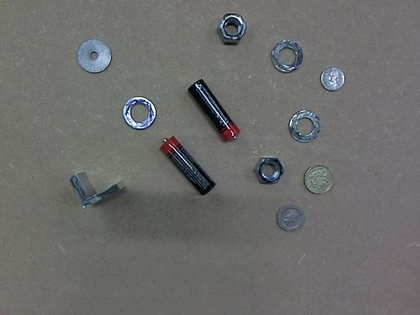
%> input picture segmentation_test2/MachineVision/assign1_1.jpg, 420 x 315 px, shrunk from 640 x 480 before the run
$ octave Conv_and_pooling.m   (GNU Octave 9; MATLAB toolbox functions it lacks are replaced by stand-ins)
%> lines starting %> are read from the running program, lines starting %| are printed output that depends on the picture; in (x1, y1, x2, y2) boxes, pixels count from 0 and x2, y2 are one past the last pixel; in counts of white or black regions, pixels touching at a corner belong together; the program's own positions count from 1
### final_version/max_pooling.m
function [M] = max_pooling(m, m_size)
% given an image m and a size of the pool, perform max pooling wit step
% size equal to the size of the pool over the image. This will reduce the
% images size by the size of the pool (note: if image dimensions and pool
% size are not divisible, some image data will be lost)

    % set the step rate for rows and columns
    pool_r = floor(size(m, 1) / m_size);
    pool_c = floor(size(m, 2) / m_size);

    % create the new image matrix at the expected size
    M = double(zeros(pool_r, pool_c));

    for r=1:pool_r
        for c=1:pool_c
            % get the starting index of the pool at (r, c)
            r_ind = (r - 1) .* m_size + 1;
            c_ind = (c - 1) .* m_size + 1;
            % extract the m_size x m_size matrix from the image
            overM = zeros(size(m));
            overM(r_ind:(r_ind+m_size - 1), c_ind:(c_ind+m_size - 1)) = double(ones(m_size, m_size));
            pooled_out_m = overM .* double(m);
            % find the extracted matrix's max value and assign it to the
            % new image
            M(r, c) = max(max(pooled_out_m));
        end
    end
end

### final_version/Conv_and_pooling.m
% unix('mplayer tv:// -tv driver=v4l2:width=140:height=140:device=/dev/video1 -frames 1 -vo jpeg');

I = imread('assign1_1.jpg');
%> I is the input picture: size 315x420x3 uint8; mean R, G, B 108.6, 108.9, 107.4

Id = double(I) / 255;
Id_norm = Id ./ repmat(sum(Id, 3), [1, 1, 3]);
%> Id_norm: size 315x420x3 double; 0% of the values are NaN or infinite; the others: min 0, max 1, mean 0.333
Ig = sum(I, 3) / 3;

figure(1)
colormap(gray)
imagesc(Ig)

Ig_smooth = conv2([4 0 0; 0 0 0; 0 0 -4], Ig);
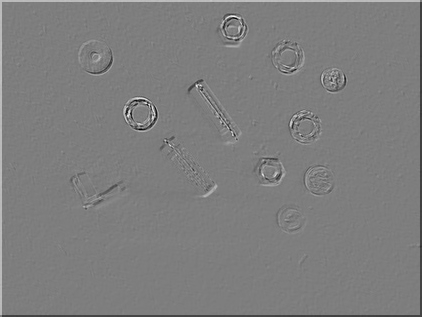
%> Ig_smooth: size 317x422 double; min -936, max 956, mean 0; drawn with min black and max white

figure(2)
colormap(gray)
imagesc(Ig_smooth)

Ig_pool_2 = max_pooling(Ig_smooth, 4);
%> after the loop in max_pooling, `for r=1:pool_r`:
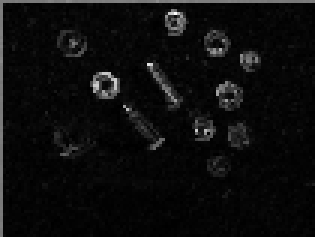
%> M: size 79x105 double (shown 3 times larger); min 0, max 956, mean 48.9; drawn with min black and max white
%> after the loop in max_pooling, `for r=1:pool_r`:
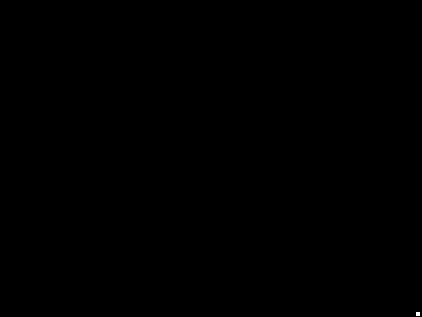
%> overM: size 317x422 double; values 0 (black) and 1 (white), 0.01% white; 1 white region (1 under 20 px)

figure(3)
colormap(gray)
imagesc(Ig_pool_2)

Ig_smooth_2 = conv2([0 0 4; 0 0 0; -4 0 0], Ig_pool_2);
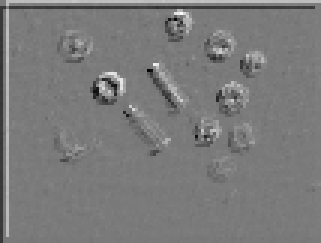
%> Ig_smooth_2: size 81x107 double (shown 3 times larger); min -3413.3, max 3664, mean 0; drawn with min black and max white


figure(4)
colormap(gray)
imagesc(Ig_smooth_2)

Ig_pool_3 = max_pooling(Ig_smooth_2, 2);
%> after the loop in max_pooling (call 2), `for r=1:pool_r`: overM: size 81x107 double; values 0 (black) and 1 (white), 0.05% white in thin lines or dots, all inside (x1, y1, x2, y2) = (104, 78, 106, 80)


figure(5)
colormap(gray)
imagesc(Ig_pool_3)


Ig_smooth_3 = conv2([0 -2 0; -2 0 2; 0 2 0], Ig_pool_3);

figure(6)
colormap(gray)
imagesc(Ig_smooth_3)

Ig_pool_4 = max_pooling(Ig_smooth_3, 2);
%> after the loop in max_pooling (call 3), `for r=1:pool_r`: overM: size 42x55 double; values 0 (black) and 1 (white), 0.17% white in thin lines or dots, all inside (x1, y1, x2, y2) = (52, 40, 54, 42)


figure(7)
colormap(gray)
imagesc(Ig_pool_4)

x_v = [1:size(Ig_pool_4, 2)];
%> x_v = 27 values from 1 to 27
y_v = [1:size(Ig_pool_4, 1)];
%> y_v = 21 values from 1 to 21
[yy, xx] = meshgrid(x_v, y_v);
figure(8)
mesh(xx, yy, Ig_pool_4)
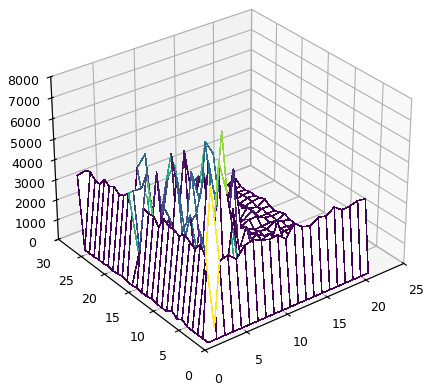
%> figure redrawn from the program's plot data

filt_g = gausswin(5, 2);
Ig_smooth_5 = conv2(Ig_pool_4, filt_g);
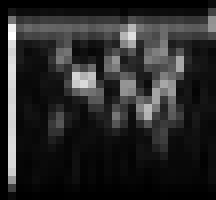
%> Ig_smooth_5: size 25x27 double (shown 8 times larger); min 0, max 10237.2, mean 1662.1; drawn with min black and max white
x_v = [1:size(Ig_smooth_5, 2)];
y_v = [1:size(Ig_smooth_5, 1)];
%> y_v = 25 values from 1 to 25
[yy, xx] = meshgrid(x_v, y_v);
figure(9)
mesh(xx, yy, Ig_smooth_5)
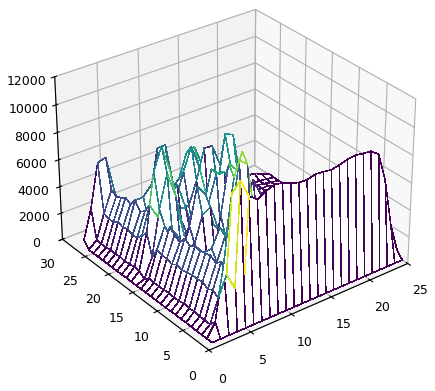
%> figure redrawn from the program's plot data
